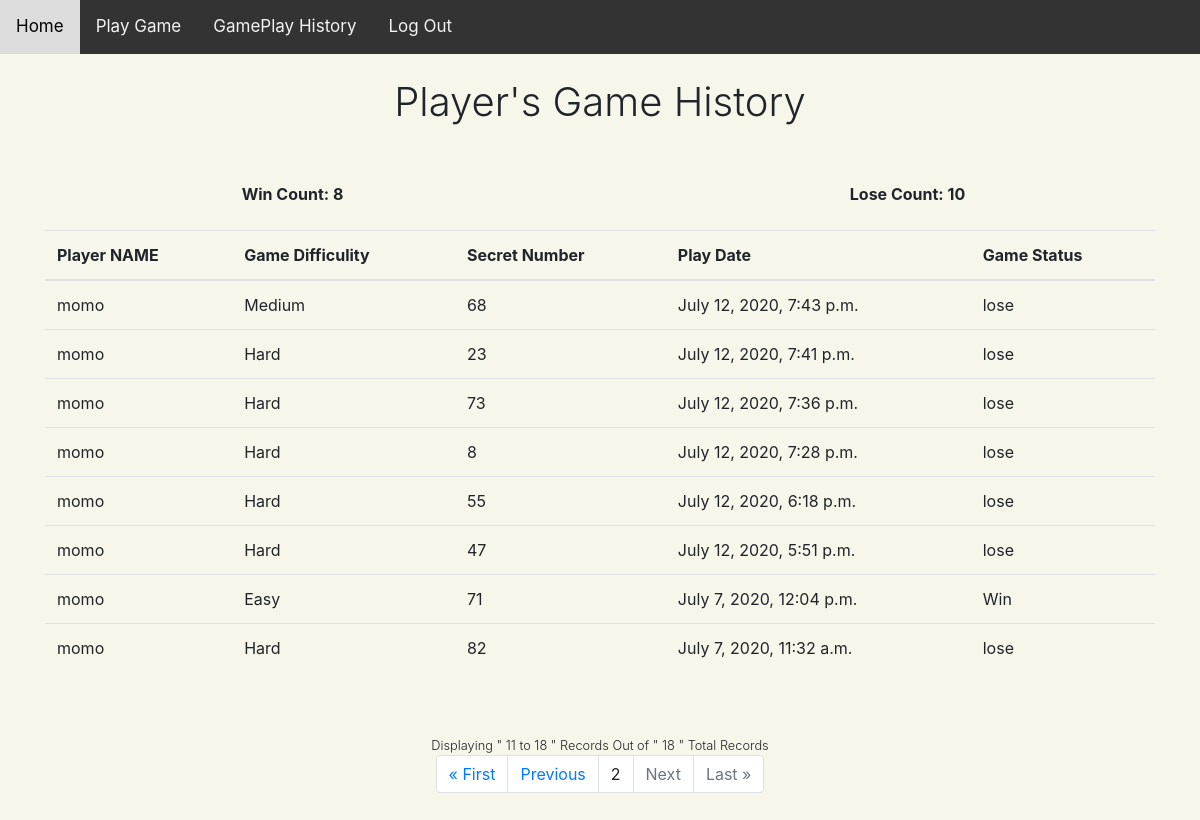
/showhistory/2?page=2 (signed in), run on the app's committed database.
### game/models.py (models this page shows, shortened)
class History(models.Model):
    playerid = models.ForeignKey(User, on_delete=models.CASCADE, related_name="gameplayer")
    playeridnumber = models.CharField(max_length=10,default="N/A")
    difficulitylevel = models.CharField(max_length=10)
    guessnumber= models.CharField(max_length=100, default="No Record")
    date = models.DateTimeField(default=now)
    status = models.CharField(max_length=10)

class User(AbstractUser):
    pass

### game/views.py (the view)
# urls.py: path("showhistory/<str:id>", views.showhistory, name="showhistory"),
@login_required(login_url=reverse_lazy("login"))
def showhistory(request,id):
    userhistory=History.objects.filter(playerid=id).order_by('-date')
    paginator = Paginator(userhistory, 10)
    page_number = request.GET.get('page')
    page_obj = paginator.get_page(page_number)
    wincount = 0
    losecount = 0
    counter=len(userhistory)
    if userhistory:
        for data in userhistory:
            if data.status == "Win":
                wincount = wincount + 1
            elif data.status == "lose":
                losecount = losecount + 1
    return render(request, "game/playerhistory.html",{
        'page_obj': page_obj,"wincount":wincount, "gamerid":id, "losecount":losecount, 'num_pages': counter,
    })

### game/templates/game/playerhistory.html
{% extends "game/layout.html" %}
{% block body %}
{% if user.is_authenticated %}
<br/>
<h1 class="font-weight-light" > <center> Player's Game History</center> </h1>
<br />
<br/>
<b>
<center>
<div class="row">
  <div class="col">Win Count: {{wincount}}</div>
  <div class="col">Lose Count: {{losecount}}</div>
</div>
</center>
</b>
<br/>
{% if page_obj %}
<div class="container">
<table class="table table-hover">
  <thead>
    <tr>
      <th scope="col">Player NAME</th>
      <th scope="col">Game Difficulity</th>
      <th scope="col">Secret Number</th>
      <th scope="col">Play Date</th>
      <th scope="col">Game Status</th>
    </tr>
  </thead>
  <tbody>
    {% for history in page_obj %}
    <tr>
      <td>{{history.playerid}}</td>
      <td>{{history.difficulitylevel}}</td>
      <td>{{history.guessnumber}}</td>
      <td>{{history.date}}</td>
      <td>{{history.status}}</td>
    </tr>
    {% endfor %}
  </tbody>
</table>
</div>
{% endif %}
<br /> <br />
<center><small> <div class="font-weight-light">
  Displaying " {{ page_obj.start_index }} to {{ page_obj.end_index }} " Records Out of " {{ num_pages }} " Total Records
</div></small><center>
<div class="container">
    <ul class="pagination justify-content-center">
        {% if page_obj.has_previous %}
            <li class="page-item"><a href="?page=1" class="page-link">&laquo; First</a></li>
            <li class="page-item"><a href="?page={{ page_obj.previous_page_number }}" class="page-link">Previous</a></li>
        {% else %}
        <li class="page-item disabled"><a class="page-link">&laquo; First</a></li>
        <li class="page-item disabled"><a class="page-link">Previous</a></li>
        {% endif %}
            <li class="page-item"><a class="page-link">{{ page_obj.number }}</a></li>
        {% if page_obj.has_next %}
        <li class="page-item"><a href="?page={{ page_obj.next_page_number }}" class="page-link">Next</a></li>
        <li class="page-item"><a href="?page={{ page_obj.paginator.num_pages }}" class="page-link">Last &raquo;</a></li>
        {% else %}
        <li class="page-item disabled"><a class="page-link">Next</a></li>
        <li class="page-item disabled"><a class="page-link">Last &raquo;</a></li>
        {% endif %}
    </ul>
</div>
{% endif %}
<br/>
<br/>
{% endblock %}

### data on the page
History: playerid "momo", difficulitylevel "Medium", guessnumber "68", date "July 12, 2020, 7:43 p.m.", status "lose"
History: playerid "momo", difficulitylevel "Hard", guessnumber "23", date "July 12, 2020, 7:41 p.m.", status "lose"
History: playerid "momo", difficulitylevel "Hard", guessnumber "73", date "July 12, 2020, 7:36 p.m.", status "lose"
History: playerid "momo", difficulitylevel "Hard", guessnumber "8", date "July 12, 2020, 7:28 p.m.", status "lose"
History: playerid "momo", difficulitylevel "Hard", guessnumber "55", date "July 12, 2020, 6:18 p.m.", status "lose"
History: playerid "momo", difficulitylevel "Hard", guessnumber "47", date "July 12, 2020, 5:51 p.m.", status "lose"
History: playerid "momo", difficulitylevel "Easy", guessnumber "71", date "July 7, 2020, 12:04 p.m.", status "Win"
History: playerid "momo", difficulitylevel "Hard", guessnumber "82", date "July 7, 2020, 11:32 a.m.", status "lose"

### other printed values
{{ wincount }} "8"
{{ losecount }} "10"
{{ page_obj.start_index }} "11"
{{ page_obj.end_index }} "18"
{{ num_pages }} "18"
{{ page_obj.number }} "2"
